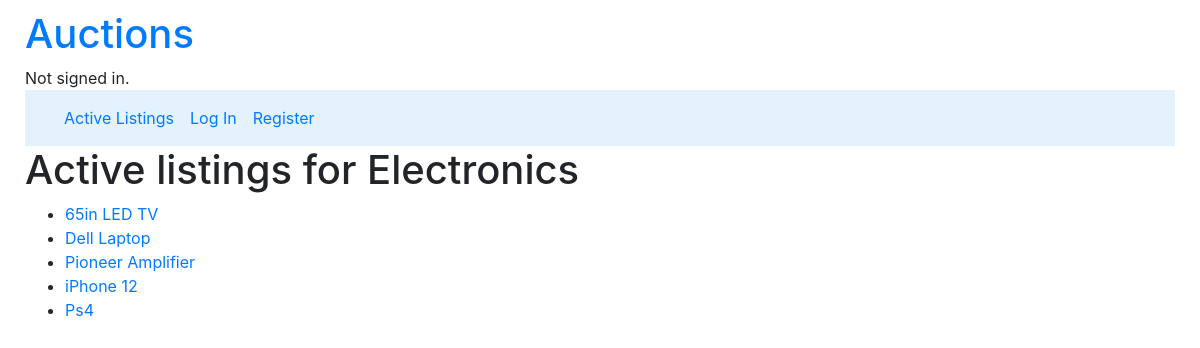
The app's page /categories/2 with its own data.
### auctions/models.py (models this page shows, shortened)
class Category(models.Model):
    name = models.CharField(max_length= 20, default="none")

class Listing(models.Model):
    title = models.CharField(max_length= 30)
    description = models.CharField(max_length= 200)
    creator = models.ForeignKey(User, on_delete=models.CASCADE, related_name="user", null=True)
    bid = models.ManyToManyField("Bid", related_name="current_bid", null=True)
    bidders = models.ManyToManyField(User, blank=True, related_name="buyers")
    pub_date = models.DateField(default=date.today)
    mod_date = models.DateField(default=date.today)
    comments = models.ManyToManyField("Comment", related_name="listing_comments", null=True, blank=True)
    category = models.ManyToManyField("Category", related_name="listing_category", null=True)
    active = models.BooleanField(default=True)
    winner = models.ForeignKey(User, on_delete=models.CASCADE, related_name="sold", null=True)
    listing_image = models.ImageField(null=True, blank=True, upload_to="Images/listings_pics")

### auctions/views.py (the view)
# urls.py: path("categories/<int:category_id>", views.filtered_category_view, name="filtered"),
def filtered_category_view(request, category_id):
    category_name = Category.objects.get(pk=category_id)
    Category_listings = Listing.objects.filter(category=category_name)
    return render(request, "auctions/filtered.html", {"listings": Category_listings,
    "category": category_name})

### auctions/templates/auctions/filtered.html
{% extends "auctions/layout.html" %}
{% block body %}
    <h1>Active listings for {{category.name}}</h1>
    <ul>
        {% for listing in listings %}
            <li><a href="{% url 'listings' listing.id %}">{{listing.title}}</a></li>
        {% endfor %}
    </ul>
{% endblock %}

### auctions/static/auctions/styles.css (style rules this page uses)
body { padding: 10px; }

### records on screen
Category: name "Electronics"
Listing: title "65in LED TV"
Listing: title "Dell Laptop"
Listing: title "Pioneer Amplifier"
Listing: title "iPhone 12"
Listing: title "Ps4"
